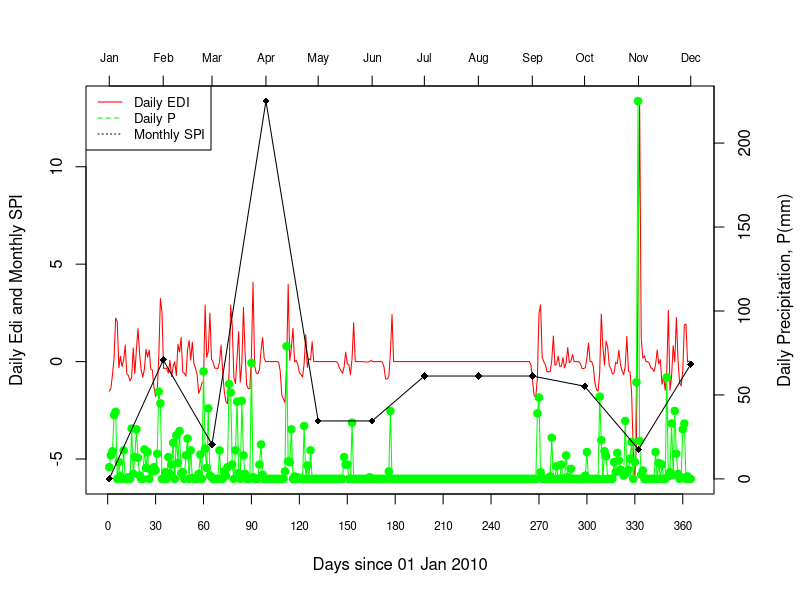

Source code (R):
library(tidyverse)
library(readxl)
library(scales)

df_hujan_day <- read_excel("data/bersih/edi/edi-g_wanagama.xlsx")
df_hujan_day <- df_hujan_day %>% 
  filter(tahun == "2017")
df_hujan_day$id = seq_along(1:nrow(df_hujan_day)) 

df_hujan_month <- df_hujan_day %>% 
  filter(nchar(hari) >= 3)

set.seed(101)
x <- df_hujan_day$id
y <- df_hujan_day$edi
## second data set on a very different scale
z <- df_hujan_day$g_wanagama

## second data set on a very different scale
x1 = df_hujan_month$tanggal
y1 = df_hujan_month$edi

par(mar = c(5, 4, 4, 4) + 0.3)  # Leave space for z axis
plot(x, y, type = "l", pch=16, col = "red", xaxt="n",
     ylab = "Daily Edi and Monthly SPI", xlab = "Days since 01 Jan 2010") # first plot
axis(1, at = seq(0, 365, by = 30), las=1, cex.axis = .7)
par(new = TRUE)
plot(x, z, type = "o", pch=19, axes = FALSE, bty = "n", xlab = "", ylab = "", col = "green") # 2nd plot
axis(side=4, at = pretty(range(z)))
mtext("Daily Precipitation, P(mm)", side=4, line=3)
# Add a legend
legend("topleft", legend=c("Daily EDI", "Daily P", "Monthly SPI"),
       col=c("red", "green", "black"), lty=1:4, cex=0.8)
par(new = TRUE)
plot(x1, y1, type = "o", pch=18, axes = FALSE, bty = "n", xlab = "", ylab = "", col = "black") # 3rd plot
axis(3, x1, format(x1, "%b"), cex.axis = .7)